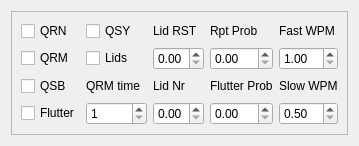
            <widget class="QWidget" name="conditionTab">
             <property name="focusPolicy">
              <enum>Qt::TabFocus</enum>
             </property>
             <property name="accessibleName">
              <string>Simulation parameters</string>
             </property>
             <property name="accessibleDescription">
              <string>Simulation parameters and probabilities</string>
             </property>
             <attribute name="title">
              <string>Condition/Op parameters</string>
             </attribute>
             <layout class="QVBoxLayout" name="verticalLayout_9">
              <item>
               <widget class="QFrame" name="frame_6">
                <property name="frameShape">
                 <enum>QFrame::StyledPanel</enum>
                </property>
                <property name="frameShadow">
                 <enum>QFrame::Raised</enum>
                </property>
                <layout class="QGridLayout" name="gridLayout_6">
                 <item row="0" column="0">
                  <widget class="QCheckBox" name="qrnCheck">
                   <property name="focusPolicy">
                    <enum>Qt::TabFocus</enum>
                   </property>
                   <property name="toolTip">
                    <string>Adds QRN</string>
                   </property>
                   <property name="accessibleName">
                    <string>QRN</string>
                   </property>
                   <property name="accessibleDescription">
                    <string>Adds QRN when checked</string>
                   </property>
                   <property name="text">
                    <string>QRN</string>
                   </property>
                  </widget>
                 </item>
                 <item row="0" column="1">
                  <widget class="QCheckBox" name="qsyCheck">
                   <property name="focusPolicy">
                    <enum>Qt::TabFocus</enum>
                   </property>
                   <property name="toolTip">
                    <string>Show stations in log that give up and QSY</string>
                   </property>
                   <property name="accessibleName">
                    <string>QSY</string>
                   </property>
                   <property name="accessibleDescription">
                    <string>Show stations in log that give up and QSY</string>
                   </property>
                   <property name="text">
                    <string>QSY</string>
                   </property>
                  </widget>
                 </item>
                 <item row="0" column="2">
                  <widget class="QLabel" name="lidRstProbLabel">
                   <property name="text">
                    <string>Lid RST</string>
                   </property>
                  </widget>
                 </item>
                 <item row="0" column="3">
                  <widget class="QLabel" name="rptProbLabel">
                   <property name="text">
                    <string>Rpt Prob</string>
                   </property>
                  </widget>
                 </item>
                 <item row="0" column="4">
                  <widget class="QLabel" name="fastLabel">
                   <property name="text">
                    <string>Fast WPM</string>
                   </property>
                  </widget>
                 </item>
                 <item row="1" column="0">
                  <widget class="QCheckBox" name="qrmCheck">
                   <property name="focusPolicy">
                    <enum>Qt::TabFocus</enum>
                   </property>
                   <property name="toolTip">
                    <string>Add QRM stations</string>
                   </property>
                   <property name="accessibleName">
                    <string>QRM</string>
                   </property>
                   <property name="accessibleDescription">
                    <string>Add QRM stations</string>
                   </property>
                   <property name="text">
                    <string>QRM</string>
                   </property>
                  </widget>
                 </item>
                 <item row="1" column="1">
                  <widget class="QCheckBox" name="lidsCheck">
                   <property name="focusPolicy">
                    <enum>Qt::TabFocus</enum>
                   </property>
                   <property name="toolTip">
                    <string>Add operators who make mistakes</string>
                   </property>
                   <property name="accessibleName">
                    <string>Lids</string>
                   </property>
                   <property name="accessibleDescription">
                    <string>Add operators who make mistakes</string>
                   </property>
                   <property name="text">
                    <string>Lids</string>
                   </property>
                  </widget>
                 </item>
                 <item row="1" column="2">
                  <widget class="QDoubleSpinBox" name="lidRstProbSpinBox">
                   <property name="focusPolicy">
                    <enum>Qt::StrongFocus</enum>
                   </property>
                   <property name="toolTip">
                    <string>Probability a lid does not send 599</string>
                   </property>
                   <property name="accessibleName">
                    <string>Lid RST probability</string>
                   </property>
                   <property name="accessibleDescription">
                    <string>Probability a lid does not send 599</string>
                   </property>
                   <property name="maximum">
                    <double>1.000000000000000</double>
                   </property>
                   <property name="singleStep">
                    <double>0.010000000000000</double>
                   </property>
                  </widget>
                 </item>
                 <item row="1" column="3">
                  <widget class="QDoubleSpinBox" name="rptProbSpinBox">
                   <property name="focusPolicy">
                    <enum>Qt::StrongFocus</enum>
                   </property>
                   <property name="toolTip">
                    <string>Probability of stations repeating information</string>
                   </property>
                   <property name="accessibleName">
                    <string>Repeat Probability</string>
                   </property>
                   <property name="accessibleDescription">
                    <string>Probability of stations repeating information</string>
                   </property>
                   <property name="maximum">
                    <double>1.000000000000000</double>
                   </property>
                   <property name="singleStep">
                    <double>0.010000000000000</double>
                   </property>
                  </widget>
                 </item>
                 <item row="1" column="4">
                  <widget class="QDoubleSpinBox" name="fastSpinBox">
                   <property name="focusPolicy">
                    <enum>Qt::StrongFocus</enum>
                   </property>
                   <property name="toolTip">
                    <string>The DX station speed is randomly chosen between Slow WPM and Fast WPM multiplied by our speed</string>
                   </property>
                   <property name="accessibleName">
                    <string>Fast WPM</string>
                   </property>
                   <property name="accessibleDescription">
                    <string>The DX station speed is randomly chosen between Slow WPM and Fast WPM multiplied by our speed</string>
                   </property>
                   <property name="minimum">
                    <double>1.000000000000000</double>
                   </property>
                   <property name="maximum">
                    <double>2.000000000000000</double>
                   </property>
                   <property name="singleStep">
                    <double>0.010000000000000</double>
                   </property>
                  </widget>
                 </item>
                 <item row="2" column="0">
                  <widget class="QCheckBox" name="qsbCheck">
                   <property name="focusPolicy">
                    <enum>Qt::TabFocus</enum>
                   </property>
                   <property name="toolTip">
                    <string>Add QSB to callers</string>
                   </property>
                   <property name="accessibleName">
                    <string>QSB</string>
                   </property>
                   <property name="accessibleDescription">
                    <string>Add QSB to callers</string>
                   </property>
                   <property name="text">
                    <string>QSB</string>
                   </property>
                  </widget>
                 </item>
                 <item row="2" column="1">
                  <widget class="QLabel" name="tqrmLabel">
                   <property name="text">
                    <string>QRM time</string>
                   </property>
                  </widget>
                 </item>
                 <item row="2" column="2">
                  <widget class="QLabel" name="lidNrProbLabel">
                   <property name="text">
                    <string>Lid Nr</string>
                   </property>
                  </widget>
                 </item>
                 <item row="2" column="3">
                  <widget class="QLabel" name="flutterProbLabel">
                   <property name="text">
                    <string>Flutter Prob</string>
                   </property>
                  </widget>
                 </item>
                 <item row="2" column="4">
                  <widget class="QLabel" name="slowLabel">
                   <property name="text">
                    <string>Slow WPM</string>
                   </property>
                  </widget>
                 </item>
                 <item row="3" column="0">
                  <widget class="QCheckBox" name="flutterCheck">
                   <property name="focusPolicy">
                    <enum>Qt::TabFocus</enum>
                   </property>
                   <property name="toolTip">
                    <string>With QSB checked instead adds flutter to callers with flutter probability</string>
                   </property>
                   <property name="accessibleName">
                    <string>Flutter</string>
                   </property>
                   <property name="accessibleDescription">
                    <string>With QSB checked instead adds flutter to callers with flutter probability</string>
                   </property>
                   <property name="text">
                    <string>Flutter</string>
                   </property>
                  </widget>
                 </item>
                 <item row="3" column="1">
                  <widget class="QDoubleSpinBox" name="tqrmSpinBox">
                   <property name="focusPolicy">
                    <enum>Qt::StrongFocus</enum>
                   </property>
                   <property name="toolTip">
                    <string>Average time in seconds for a QRM station to appear</string>
                   </property>
                   <property name="accessibleName">
                    <string>QRM time</string>
                   </property>
                   <property name="accessibleDescription">
                    <string>Average time in seconds for a QRM station to appear</string>
                   </property>
                   <property name="decimals">
                    <number>0</number>
                   </property>
                   <property name="minimum">
                    <double>1.000000000000000</double>
                   </property>
                   <property name="maximum">
                    <double>10000.000000000000000</double>
                   </property>
                   <property name="singleStep">
                    <double>10.000000000000000</double>
                   </property>
                  </widget>
                 </item>
                 <item row="3" column="2">
                  <widget class="QDoubleSpinBox" name="lidNrProbSpinBox">
                   <property name="focusPolicy">
                    <enum>Qt::StrongFocus</enum>
                   </property>
                   <property name="toolTip">
                    <string>Probability a lid sends incorrect number</string>
                   </property>
                   <property name="accessibleName">
                    <string>Lid Nr</string>
                   </property>
                   <property name="accessibleDescription">
                    <string>Probability a lid sends incorrect number</string>
                   </property>
                   <property name="maximum">
                    <double>1.000000000000000</double>
                   </property>
                   <property name="singleStep">
                    <double>0.010000000000000</double>
                   </property>
                  </widget>
                 </item>
                 <item row="3" column="3">
                  <widget class="QDoubleSpinBox" name="flutterProbSpinBox">
                   <property name="focusPolicy">
                    <enum>Qt::StrongFocus</enum>
                   </property>
                   <property name="toolTip">
                    <string>Probability that QSB is flutter</string>
                   </property>
                   <property name="accessibleName">
                    <string>Flutter probability</string>
                   </property>
                   <property name="accessibleDescription">
                    <string>Probability that QSB is flutter</string>
                   </property>
                   <property name="maximum">
                    <double>1.000000000000000</double>
                   </property>
                   <property name="singleStep">
                    <double>0.010000000000000</double>
                   </property>
                  </widget>
                 </item>
                 <item row="3" column="4">
                  <widget class="QDoubleSpinBox" name="slowSpinBox">
                   <property name="focusPolicy">
                    <enum>Qt::StrongFocus</enum>
                   </property>
                   <property name="toolTip">
                    <string>DX stations randomly choose speeds between your speed multiplied by slow WPM and your speed multipled by fast WPM</string>
                   </property>
                   <property name="accessibleDescription">
                    <string>DX stations randomly choose speeds between your speed multiplied by slow WPM and your speed multipled by fast WPM</string>
                   </property>
                   <property name="minimum">
                    <double>0.500000000000000</double>
                   </property>
                   <property name="maximum">
                    <double>1.000000000000000</double>
                   </property>
                   <property name="singleStep">
                    <double>0.010000000000000</double>
                   </property>
                  </widget>
                 </item>
                </layout>
               </widget>
              </item>
             </layout>
            </widget>
